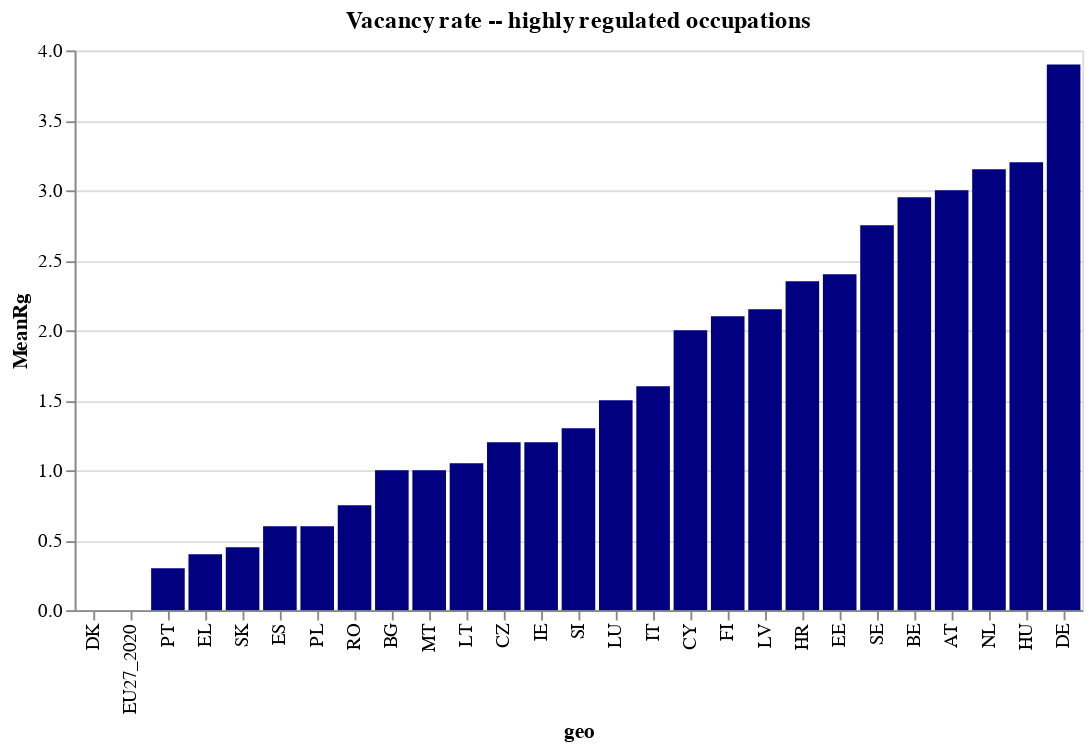

This figure's notebook cell:
### Markdown cell above
## Vacancy rate

### Code cell
chart_data = vac.reset_index()
title = alt.TitleParams('Vacancy rate -- highly regulated occupations', anchor='middle')

plot = (
    alt.Chart(chart_data, title=title)
    .mark_bar()
    .encode(
        x=alt.X("geo", sort="y"),
        y="MeanRg"))

plot.encode(color=alt.condition(alt.datum.geo == "EU27_2020", alt.value("red"), alt.value("navy")))

### Figure 1 — Vega-Lite specification as saved in the notebook (floating-point values rounded to 4 significant figures)
{"config": {"view": {"continuousWidth": 400, "continuousHeight": 300}}, "data": {"name": "data-21d323f3afaba1b95b5a0bc44830f29c"}, "mark": "bar", "encoding": {"color": {"condition": {"value": "red", "test": "(datum.geo === 'EU27_2020')"}, "value": "navy"}, "x": {"type": "nominal", "field": "geo", "sort": "y"}, "y": {"type": "quantitative", "field": "MeanRg"}}, "title": {"text": "Vacancy rate -- highly regulated occupations", "anchor": "middle"}, "$schema": "https://vega.github.io/schema/vega-lite/v4.8.1.json", "datasets": {"data-21d323f3afaba1b95b5a0bc44830f29c": [{"geo": "AT", "LacksRecognition": "Yes", "Education": 2.0, "Finance": 3.0, "HealthSocWork": 4.0, "InfoCom": 6.6, "ProfSciTech": 6.4, "MeanRg": 3.0, "MeanOther": 5.333}, {"geo": "BE", "LacksRecognition": "No", "Education": 2.9, "Finance": 3.7, "HealthSocWork": 3.0, "InfoCom": 8.5, "ProfSciTech": 8.3, "MeanRg": 2.95, "MeanOther": 6.833}, {"geo": "BG", "LacksRecognition": "No", "Education": 0.4, "Finance": 0.6, "HealthSocWork": 1.6, "InfoCom": 0.7, "ProfSciTech": 0.7, "MeanRg": 1.0, "MeanOther": 0.6667}, {"geo": "CY", "LacksRecognition": "No", "Education": 1.8, "Finance": 2.3, "HealthSocWork": 2.2, "InfoCom": 2.4, "ProfSciTech": 2.4, "MeanRg": 2.0, "MeanOther": 2.367}, {"geo": "CZ", "LacksRecognition": "Yes", "Education": 0.7, "Finance": 0.6, "HealthSocWork": 1.7, "InfoCom": 4.4, "ProfSciTech": 5.7, "MeanRg": 1.2, "MeanOther": 3.567}, {"geo": "DE", "LacksRecognition": "Yes", "Education": 3.5, "Finance": 2.4, "HealthSocWork": 4.3, "InfoCom": 5.7, "ProfSciTech": 5.2, "MeanRg": 3.9, "MeanOther": 4.433}, {"geo": "DK", "LacksRecognition": "No", "Education": null, "Finance": 2.9, "HealthSocWork": null, "InfoCom": 4.4, "ProfSciTech": 4.1, "MeanRg": null, "MeanOther": 3.8}, {"geo": "EE", "LacksRecognition": "No", "Education": 2.7, "Finance": 3.4, "HealthSocWork": 2.1, "InfoCom": 2.9, "ProfSciTech": 1.6, "MeanRg": 2.4, "MeanOther": 2.633}, {"geo": "EL", "LacksRecognition": "No", "Education": 0.2, "Finance": 0.4, "HealthSocWork": 0.6, "InfoCom": 1.0, "ProfSciTech": 1.4, "MeanRg": 0.4, "MeanOther": 0.9333}, {"geo": "ES", "LacksRecognition": "Yes", "Education": 0.3, "Finance": 0.5, "HealthSocWork": 0.9, "InfoCom": 1.5, "ProfSciTech": 1.2, "MeanRg": 0.6, "MeanOther": 1.067}, {"geo": "EU27_2020", "LacksRecognition": "No", "Education": null, "Finance": 2.0, "HealthSocWork": null, "InfoCom": 4.1, "ProfSciTech": 3.9, "MeanRg": null, "MeanOther": 3.333}, {"geo": "FI", "LacksRecognition": "Yes", "Education": 1.3, "Finance": 1.5, "HealthSocWork": 2.9, "InfoCom": 4.8, "ProfSciTech": 2.5, "MeanRg": 2.1, "MeanOther": 2.933}, {"geo": "HR", "LacksRecognition": "No", "Education": 2.2, "Finance": 0.3, "HealthSocWork": 2.5, "InfoCom": 0.5, "ProfSciTech": 1.0, "MeanRg": 2.35, "MeanOther": 0.6}, {"geo": "HU", "LacksRecognition": "No", "Education": 2.4, "Finance": 2.8, "HealthSocWork": 4.0, "InfoCom": 3.4, "ProfSciTech": 2.7, "MeanRg": 3.2, "MeanOther": 2.967}, {"geo": "IE", "LacksRecognition": "Yes", "Education": 1.5, "Finance": 3.5, "HealthSocWork": 0.9, "InfoCom": 1.9, "ProfSciTech": 3.8, "MeanRg": 1.2, "MeanOther": 3.067}, {"geo": "IT", "LacksRecognition": "Yes", "Education": 1.6, "Finance": 1.1, "HealthSocWork": 1.6, "InfoCom": 2.9, "ProfSciTech": 2.9, "MeanRg": 1.6, "MeanOther": 2.3}, {"geo": "LT", "LacksRecognition": "No", "Education": 0.4, "Finance": 3.0, "HealthSocWork": 1.7, "InfoCom": 3.2, "ProfSciTech": 1.3, "MeanRg": 1.05, "MeanOther": 2.5}, {"geo": "LU", "LacksRecognition": "Yes", "Education": 1.7, "Finance": 2.2, "HealthSocWork": 1.3, "InfoCom": 3.8, "ProfSciTech": 7.6, "MeanRg": 1.5, "MeanOther": 4.533}, {"geo": "LV", "LacksRecognition": "Yes", "Education": 1.6, "Finance": 2.3, "HealthSocWork": 2.7, "InfoCom": 3.3, "ProfSciTech": 1.1, "MeanRg": 2.15, "MeanOther": 2.233}, {"geo": "MT", "LacksRecognition": "No", "Education": 1.1, "Finance": 3.4, "HealthSocWork": 0.9, "InfoCom": 5.5, "ProfSciTech": 3.3, "MeanRg": 1.0, "MeanOther": 4.067}, {"geo": "NL", "LacksRecognition": "No", "Education": 2.1, "Finance": 5.2, "HealthSocWork": 4.2, "InfoCom": 7.6, "ProfSciTech": 6.3, "MeanRg": 3.15, "MeanOther": 6.367}, {"geo": "PL", "LacksRecognition": "No", "Education": 0.4, "Finance": 0.7, "HealthSocWork": 0.8, "InfoCom": 3.5, "ProfSciTech": 1.7, "MeanRg": 0.6, "MeanOther": 1.967}, {"geo": "PT", "LacksRecognition": "Yes", "Education": 0.2, "Finance": 0.8, "HealthSocWork": 0.4, "InfoCom": 3.6, "ProfSciTech": 2.5, "MeanRg": 0.3, "MeanOther": 2.3}, {"geo": "RO", "LacksRecognition": "No", "Education": 0.4, "Finance": 1.2, "HealthSocWork": 1.1, "InfoCom": 1.3, "ProfSciTech": 1.1, "MeanRg": 0.75, "MeanOther": 1.2}, {"geo": "SE", "LacksRecognition": "Yes", "Education": 2.7, "Finance": 3.1, "HealthSocWork": 2.8, "InfoCom": 5.2, "ProfSciTech": 4.5, "MeanRg": 2.75, "MeanOther": 4.267}, {"geo": "SI", "LacksRecognition": "Yes", "Education": 1.1, "Finance": 1.5, "HealthSocWork": 1.5, "InfoCom": 3.4, "ProfSciTech": 3.6, "MeanRg": 1.3, "MeanOther": 2.833}, {"geo": "SK", "LacksRecognition": "No", "Education": 0.2, "Finance": 2.3, "HealthSocWork": 0.7, "InfoCom": 0.7, "ProfSciTech": 0.6, "MeanRg": 0.45, "MeanOther": 1.2}]}}
